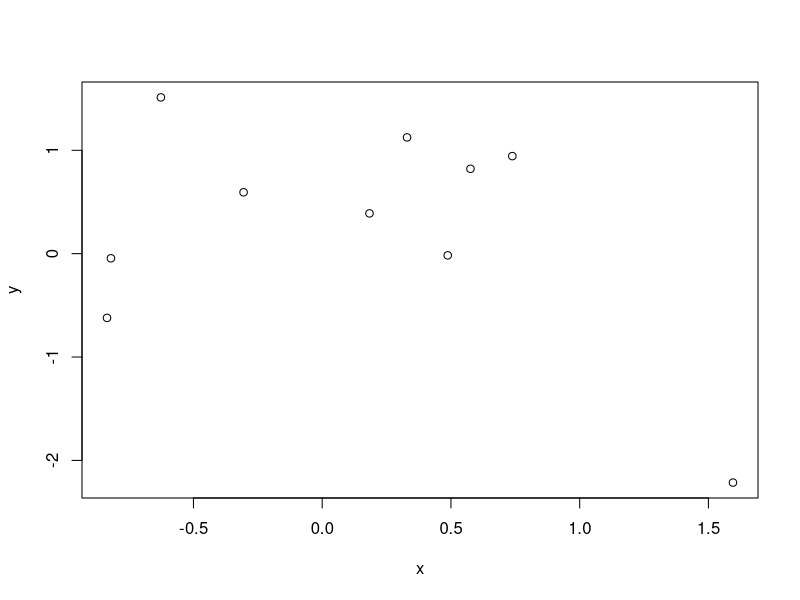

Reproduce this figure in R.
## ---- chunk 1
set.seed(1)
x <- rnorm(10)
y <- rnorm(10)
## ---- chunk 2
plot(x,y)
